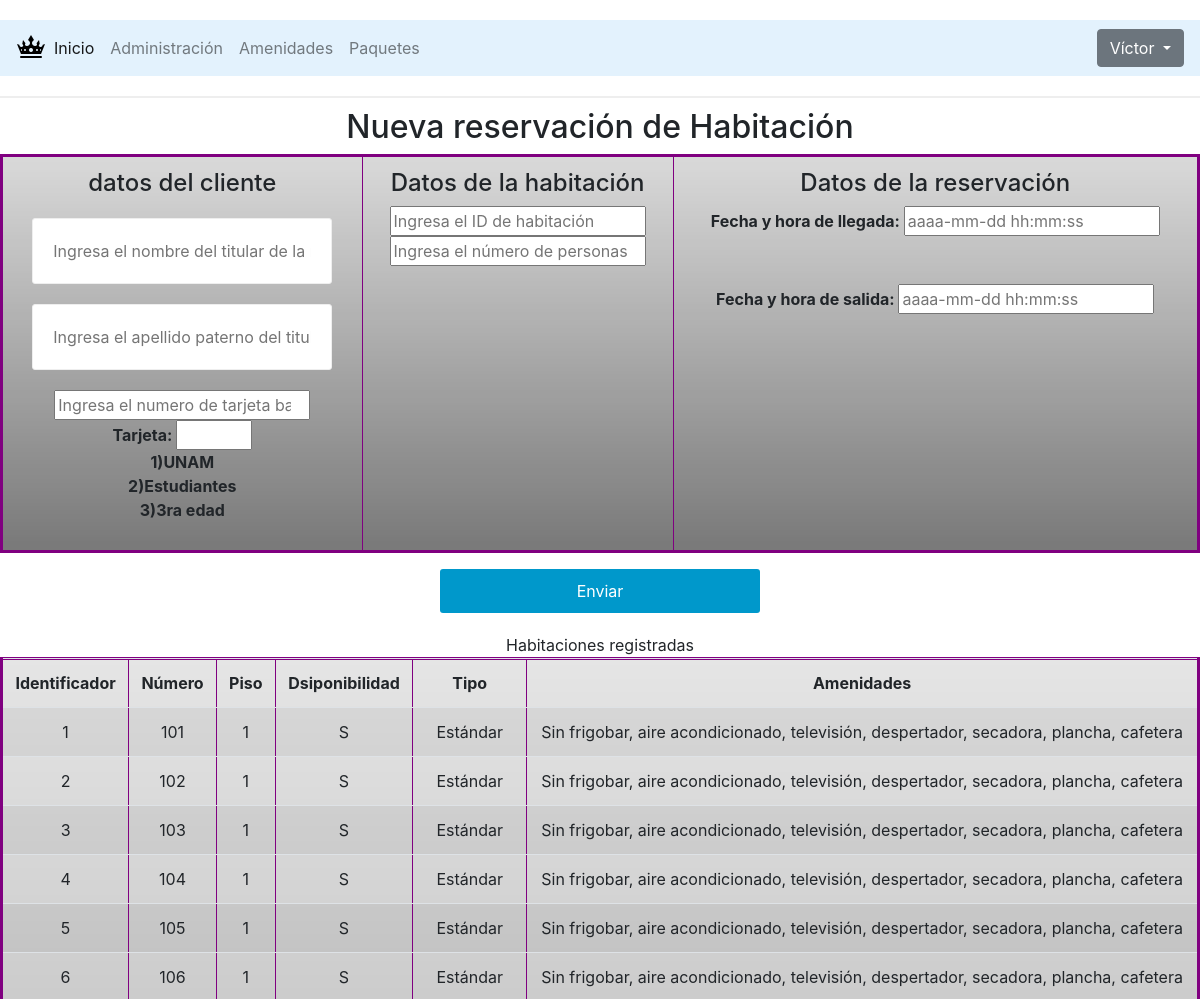
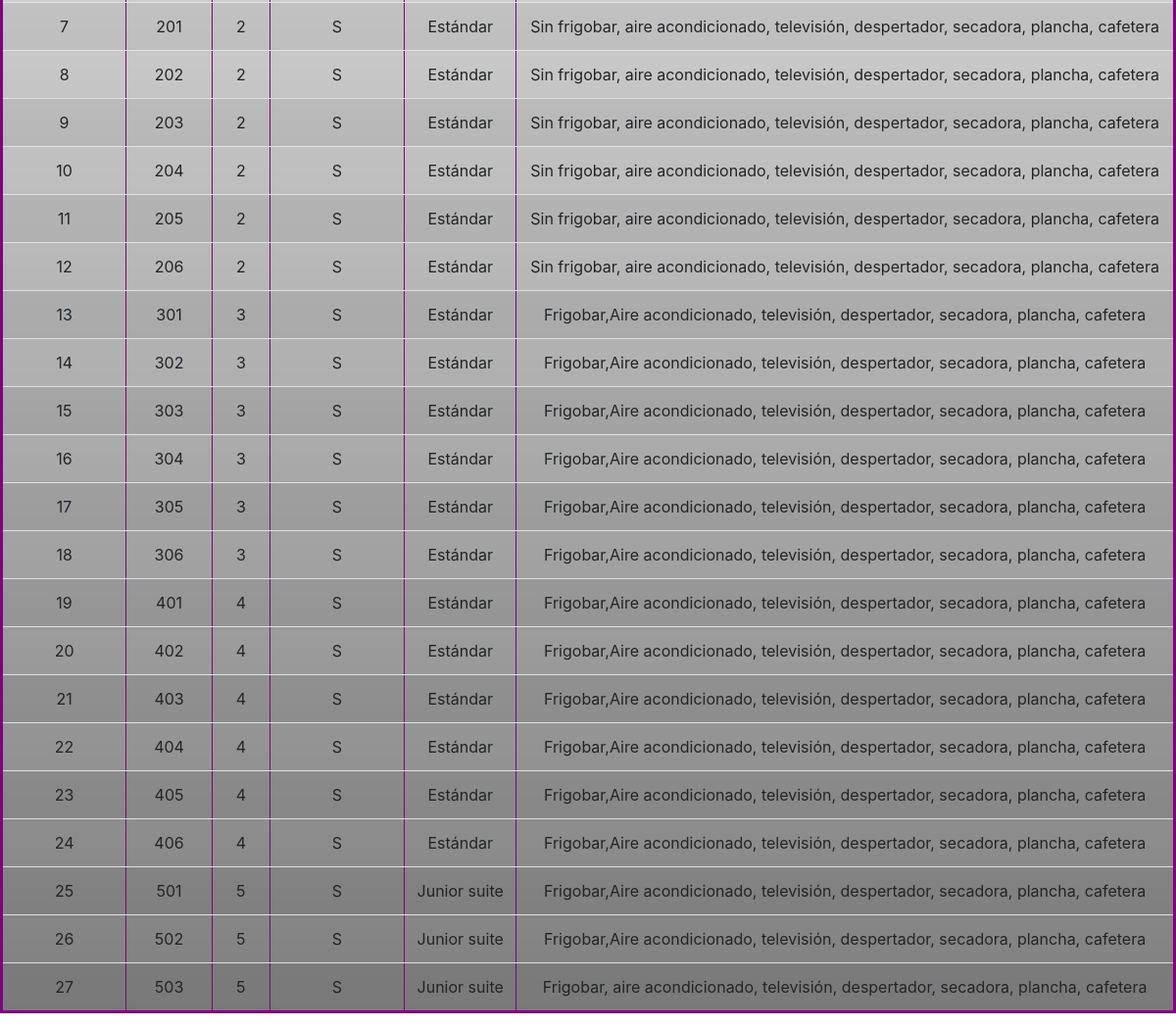
Screenshot of /nuevaReservacion.php (signed in) with the database file from the repository (2 pictures, top to bottom).
### tables this page shows
CREATE TABLE `usuario` (
  `id_usr` int(11) NOT NULL,
  `email` varchar(100) NOT NULL,
  `password` varchar(100) NOT NULL,
  `puesto` varchar(30) NOT NULL,
  `nombreU` varchar(20) NOT NULL,
  `ApPU` varchar(20) NOT NULL
);

CREATE TABLE `habitacion` (
  `id_habitacion` int(11) NOT NULL,
  `numero` int(11) NOT NULL,
  `piso` int(11) NOT NULL,
  `amenidades` text NOT NULL,
  `id_tipo_habitacion` int(11) NOT NULL,
  `activo` char(1) NOT NULL DEFAULT 'S'
);

CREATE TABLE `tipo_habitacion` (
  `id_tipo_habitacion` int(11) NOT NULL,
  `nombre` varchar(60) NOT NULL,
  `descripcion` text NOT NULL,
  `activo` char(1) NOT NULL DEFAULT 'S'
);

### nuevaReservacion.php (the view, shortened to what this page needs)
<?php
       require 'database.php';
       $message='';
       if (isset($_SESSION['id'])) {
          $sql="SELECT id_usr, email, password,nombreU FROM usuario WHERE id_usr=:id";
          $records=$conn->prepare($sql);
          $records->bindParam(':id',$_SESSION['id']);
          $records->execute();
          $results=$records->fetch(PDO::FETCH_ASSOC);
          $message=$results['nombreU'];
       }
       else{
          header("Location: /ProyectoIngSW");
       }
?>
<!DOCTYPE html>
<html>
   <head>
      <link rel="stylesheet" type="text/css" href="css/styles.css">
      <link rel="stylesheet" href="css/bootstrap.min.css">
   </head>
   <body class="fondoPlaya1" style="text-align: center;">
      <header>
         <nav class="navbar navbar-expand-lg navbar-light  " style="background-color: #e3f2fd;" >
            <img src="img/icons8-corona-medieval-30.png" alt="">
            <div class="collapse navbar-collapse" id="navbarSupportedContent">
               <ul class="navbar-nav mr-auto">
                  <li class="nav-item active">
                     <a class="nav-link" href="inicio.php">Inicio <span class="sr-only">(current)</span></a>
                  </li>
                  <li class="nav-item">
                     <a class="nav-link" href="habitaciones.php">Administración </a>
                  </li>
                  <li class="nav-item">
                     <a class="nav-link" href="amenidades.php">Amenidades</a>
                  </li>
                  <li class="nav-item">
                     <a class="nav-link" href="paquetes.php">Paquetes</a>
                  </li>
               </ul>
               <div class="dropdown">
                  <button class="btn btn-secondary dropdown-toggle" type="button" id="dropdownMenuButton" data-toggle="dropdown" aria-haspopup="true" aria-expanded="false">
                     <?php if(!empty($message)): ?>
                     <?= $message ?>
                     <?php endif; ?>
                  </button>
               </div>
            </div>
         </nav>
      </header>
      <h2>Nueva reservación de Habitación</h2>
      <form action="nuevaReservacion.php" method="post">
      <table border="1" class="table table-striped table-responsive-md">
         <th>
            <h4>datos del cliente</h4>
               <input type="text" name="nombreC" placeholder="Ingresa el nombre del titular de la reservacion">
               <input type="text" name="apellidoC" placeholder="Ingresa el apellido paterno del titular">
               <input type="number" name="tarjetaC" placeholder="Ingresa el numero de tarjeta bancaria del cliente" maxlength="16">
               <br>
               Tarjeta:
               <input type="number" name="descuento" maxlength="1" max="3" min="1">
            <p>1)UNAM   <br>2)Estudiantes   <br>3)3ra edad </p>
         </th>
         <th>
            <h4>Datos de la habitación</h4>
               <input type="number" name="id_hab" placeholder="Ingresa el ID de habitación" maxlength="2">
               <br>
               <input type="number" name="numPersonas" placeholder="Ingresa el número de personas" maxlength="1">
               <br>
         </th>
         <th>
            <h4>Datos de la reservación</h4>
            Fecha y hora de llegada: <input type="datetime" name="fechaLlegada" placeholder="aaaa-mm-dd hh:mm:ss">
            <br>
            <br>
            <br>
            Fecha y hora de salida: <input type="datetime" name="fechaSalida" placeholder="aaaa-mm-dd hh:mm:ss">
         </th>
      </form>
      <input type="submit" value="Enviar">
      <div class="tabla" style="text-align:center;width:100%; background-color: white;">
         <table border="1" class="table table-striped table-responsive-md">
            <tr>
               <th>Identificador</th>
               <th>Número</th>
               <th>Piso</th>
               <th>Dsiponibilidad</th>
               <th>Tipo</th>
               <th>Amenidades</th>
            </tr>
            <?php
               try {
                   $db = new PDO('mysql:host=127.0.0.1;dbname=hotel;charset=utf8', 'root', '');
                   $resultado = $db->query("SELECT id_habitacion, numero,amenidades,h.activo, piso, nombre tipo
                                           FROM habitacion h INNER JOIN tipo_habitacion th ON h.id_tipo_habitacion = th.id_tipo_habitacion
                                           ");
                   foreach ($resultado as $habitacion) { ?>
            <tr>
               <td><?php echo $habitacion['id_habitacion']; ?></td>
               <td><?php echo $habitacion['numero']; ?></td>
               <td><?php echo $habitacion['piso']; ?></td>
               <td><?php echo $habitacion['activo']; ?></td>
               <td><?php echo $habitacion['tipo']; ?></td>
               <td><?php echo $habitacion['amenidades']; ?></td>
            </tr>
            <?php }
               } catch (Exception $ex) {
                   echo 'Ocurrió un error en la conexión: ' . $ex->getMessage();
               }
               ?>
         </table>
      </div>
   </body>
</html>

### css/styles.css (style rules this page uses)
input[type="text"],input[type="password"] { outline: none; padding: 20px; display: block; width: 300px; border-radius: 3px; border: 1px solid #eee; margin: 20px auto; }
input[type="submit"] { padding: 10px; color: #fff; background: #0098cb; width: 320px; margin: 20px auto; margin-top: 0; border: 0; border-radius: 3px; cursor: pointer; }
header { border-bottom: 2px solid #eee; padding: 20px 0; margin-bottom: 10px ; width: 100%; text-align: center; }
.tabla { text-align: center; }
.navbar { background-color: #e3f2fd; }
header a { text-decoration: none; color: #333; }
.fondoPlaya1 { background-image: url(https://media1.tenor.com/images/ae073ecc1794eb97cec78b3206a6025b/tenor.gif?itemid=4918224); background-size: 100%; }

### nuevaReservacion.php (style rules this page uses)
table { background: linear-gradient(to bottom, rgba(0,0,0,0.1), rgba(0,0,0,0.5)); border: 3px solid purple; }

### rows the page displays
usuario: nombreU "Víctor"
habitacion: id_habitacion "1", numero "101", piso "1", activo "S", id_tipo_habitacion.nombre "Estándar", amenidades "Sin frigobar, aire acondicionado, televisión, despertador, secadora, plancha, cafetera"
habitacion: id_habitacion "2", numero "102", piso "1", activo "S", id_tipo_habitacion.nombre "Estándar", amenidades "Sin frigobar, aire acondicionado, televisión, despertador, secadora, plancha, cafetera"
habitacion: id_habitacion "3", numero "103", piso "1", activo "S", id_tipo_habitacion.nombre "Estándar", amenidades "Sin frigobar, aire acondicionado, televisión, despertador, secadora, plancha, cafetera"
habitacion: id_habitacion "4", numero "104", piso "1", activo "S", id_tipo_habitacion.nombre "Estándar", amenidades "Sin frigobar, aire acondicionado, televisión, despertador, secadora, plancha, cafetera"
habitacion: id_habitacion "5", numero "105", piso "1", activo "S", id_tipo_habitacion.nombre "Estándar", amenidades "Sin frigobar, aire acondicionado, televisión, despertador, secadora, plancha, cafetera"
habitacion: id_habitacion "6", numero "106", piso "1", activo "S", id_tipo_habitacion.nombre "Estándar", amenidades "Sin frigobar, aire acondicionado, televisión, despertador, secadora, plancha, cafetera"
habitacion: id_habitacion "7", numero "201", piso "2", activo "S", id_tipo_habitacion.nombre "Estándar", amenidades "Sin frigobar, aire acondicionado, televisión, despertador, secadora, plancha, cafetera"
habitacion: id_habitacion "8", numero "202", piso "2", activo "S", id_tipo_habitacion.nombre "Estándar", amenidades "Sin frigobar, aire acondicionado, televisión, despertador, secadora, plancha, cafetera"
habitacion: id_habitacion "9", numero "203", piso "2", activo "S", id_tipo_habitacion.nombre "Estándar", amenidades "Sin frigobar, aire acondicionado, televisión, despertador, secadora, plancha, cafetera"
habitacion: id_habitacion "10", numero "204", piso "2", activo "S", id_tipo_habitacion.nombre "Estándar", amenidades "Sin frigobar, aire acondicionado, televisión, despertador, secadora, plancha, cafetera"
habitacion: id_habitacion "11", numero "205", piso "2", activo "S", id_tipo_habitacion.nombre "Estándar", amenidades "Sin frigobar, aire acondicionado, televisión, despertador, secadora, plancha, cafetera"
habitacion: id_habitacion "12", numero "206", piso "2", activo "S", id_tipo_habitacion.nombre "Estándar", amenidades "Sin frigobar, aire acondicionado, televisión, despertador, secadora, plancha, cafetera"
habitacion: id_habitacion "13", numero "301", piso "3", activo "S", id_tipo_habitacion.nombre "Estándar", amenidades "Frigobar,Aire acondicionado, televisión, despertador, secadora, plancha, cafetera"
habitacion: id_habitacion "14", numero "302", piso "3", activo "S", id_tipo_habitacion.nombre "Estándar", amenidades "Frigobar,Aire acondicionado, televisión, despertador, secadora, plancha, cafetera"
habitacion: id_habitacion "15", numero "303", piso "3", activo "S", id_tipo_habitacion.nombre "Estándar", amenidades "Frigobar,Aire acondicionado, televisión, despertador, secadora, plancha, cafetera"
habitacion: id_habitacion "16", numero "304", piso "3", activo "S", id_tipo_habitacion.nombre "Estándar", amenidades "Frigobar,Aire acondicionado, televisión, despertador, secadora, plancha, cafetera"
habitacion: id_habitacion "17", numero "305", piso "3", activo "S", id_tipo_habitacion.nombre "Estándar", amenidades "Frigobar,Aire acondicionado, televisión, despertador, secadora, plancha, cafetera"
habitacion: id_habitacion "18", numero "306", piso "3", activo "S", id_tipo_habitacion.nombre "Estándar", amenidades "Frigobar,Aire acondicionado, televisión, despertador, secadora, plancha, cafetera"
habitacion: id_habitacion "19", numero "401", piso "4", activo "S", id_tipo_habitacion.nombre "Estándar", amenidades "Frigobar,Aire acondicionado, televisión, despertador, secadora, plancha, cafetera"
habitacion: id_habitacion "20", numero "402", piso "4", activo "S", id_tipo_habitacion.nombre "Estándar", amenidades "Frigobar,Aire acondicionado, televisión, despertador, secadora, plancha, cafetera"
habitacion: id_habitacion "21", numero "403", piso "4", activo "S", id_tipo_habitacion.nombre "Estándar", amenidades "Frigobar,Aire acondicionado, televisión, despertador, secadora, plancha, cafetera"
habitacion: id_habitacion "22", numero "404", piso "4", activo "S", id_tipo_habitacion.nombre "Estándar", amenidades "Frigobar,Aire acondicionado, televisión, despertador, secadora, plancha, cafetera"
habitacion: id_habitacion "23", numero "405", piso "4", activo "S", id_tipo_habitacion.nombre "Estándar", amenidades "Frigobar,Aire acondicionado, televisión, despertador, secadora, plancha, cafetera"
habitacion: id_habitacion "24", numero "406", piso "4", activo "S", id_tipo_habitacion.nombre "Estándar", amenidades "Frigobar,Aire acondicionado, televisión, despertador, secadora, plancha, cafetera"
habitacion: id_habitacion "25", numero "501", piso "5", activo "S", id_tipo_habitacion.nombre "Junior suite", amenidades "Frigobar,Aire acondicionado, televisión, despertador, secadora, plancha, cafetera"
habitacion: id_habitacion "26", numero "502", piso "5", activo "S", id_tipo_habitacion.nombre "Junior suite", amenidades "Frigobar,Aire acondicionado, televisión, despertador, secadora, plancha, cafetera"
habitacion: id_habitacion "27", numero "503", piso "5", activo "S", id_tipo_habitacion.nombre "Junior suite", amenidades "Frigobar, aire acondicionado, televisión, despertador, secadora, plancha, cafetera"
